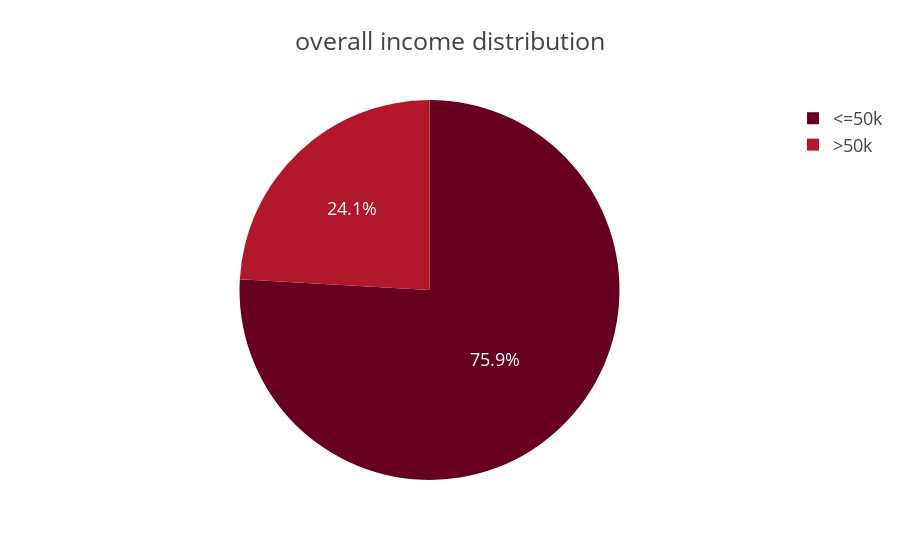

Notebook cell for this chart:
### Code cell
fig = px.pie(adult_df_income, names="income", values="total", title= "overall income distribution", color_discrete_sequence=px.colors.sequential.RdBu)
fig.update_layout(template = "presentation", paper_bgcolor = "rgba(0,0,0,0)", plot_bgcolor ="rgba(0,0,0,0)" )
fig.show()
fig.write_image(os.path.join(results_dir, 'Income_distribution_pie_chart.jpg'))
fig.write_image(os.path.join(results_dir, 'Income_distribution_pie_chart.png'))
fig.write_html(os.path.join(results_dir, 'Income_distribution_pie_chart.html'))

### Figure 1 — Plotly figure (JSON) as saved in the notebook; plotly's stock layout.template omitted (floating-point values rounded to 4 significant figures)
{"data": [{"domain": {"x": [0, 1], "y": [0, 1]}, "hovertemplate": "income=%{label}<br>total=%{value}<extra></extra>", "labels": ["<=50k", ">50k"], "legendgroup": "", "name": "", "showlegend": true, "type": "pie", "values": [24677, 7836]}], "layout": {"autosize": true, "legend": {"tracegroupgap": 0}, "paper_bgcolor": "rgba(0, 0, 0, 0)", "piecolorway": ["rgb(103,0,31)", "rgb(178,24,43)", "rgb(214,96,77)", "rgb(244,165,130)", "rgb(253,219,199)", "rgb(247,247,247)", "rgb(209,229,240)", "rgb(146,197,222)", "rgb(67,147,195)", "rgb(33,102,172)", "rgb(5,48,97)"], "plot_bgcolor": "rgba(0, 0, 0, 0)", "title": {"text": "overall income distribution"}}}
